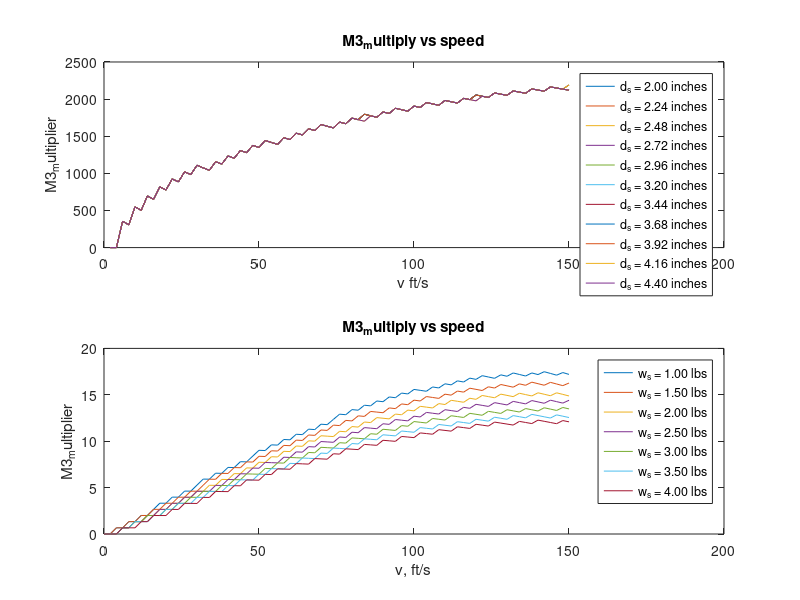

The MATLAB source for this figure:
%% Task 005.A
clear all; clc;

%--------------------------------- Inputs
%---Assumptions
T = 10; % lbs
L = 10;  % lbs
plane_weight = 6;
Mp = 6;
Cd_sensor = 0.04; % unitless
Cd_plane = 0.027; % unitless
A_wing = 5; % ft^2

track_length = 3000; % ft
flight_time = 10*60; % seconds
rho = 0.002377; % slug/ft^3
rho_sensor = 1.05675; % slug/ft^3 --> Selected PC plastic 34 lb/ft^3

%---Governing constants
g_acceleration = 32.17405; %ft/s^2
M3_maxscore = 3;
length_to_diameter = 4;

%------------------ Equations
sensor_diameter = [1/12:0.5/12:85/12]; % ft
sensor_length = length_to_diameter * sensor_diameter;   % ft
num_laps = floor(linspace(1,20,length(sensor_diameter))); % unitless
A_sensor = pi/4 * sensor_diameter.^2; % ft^2
vel_range = track_length .* num_laps / flight_time; % ft/s

Vol_sensorhead = (2/3) * pi * (sensor_diameter./2).^3; % ft^3
Vol_sensorbody = pi * (sensor_diameter./2).^2;  % ft^3
sensor_weight = rho_sensor * (Vol_sensorhead + Vol_sensorbody) * g_acceleration; % lb

D_sensor = zeros(length(sensor_diameter), length(sensor_diameter));
D_plane = zeros(length(sensor_diameter), length(sensor_diameter));
Thrust = zeros(length(sensor_diameter), length(sensor_diameter));

for i=1:length(sensor_diameter)
    for j = 1:length(sensor_diameter)
        
        D_sensor(i,j) = 0.5 * Cd_sensor * pi / 4 * sensor_diameter(1,i)^2 * rho * (vel_range(1,j))^2;
        D_plane(i,j) = 0.5 * Cd_plane * A_wing * rho * (vel_range(1,j))^2;
        Thrust(i,j) = D_plane(i,j) + D_sensor(i,j);
    end
%     M3_our_range(1,i) =  num_laps(1,i) * sensor_length(1,i) * sensor_weight(1,i);
end

%-------Velocity as function of sensor length
X = 0.5 * Cd_plane * A_wing * rho;
Y = (pi/8) * Cd_sensor * rho;
A = flight_time / track_length; % s*laps/ft
for i=1:length(sensor_length)
    max_velocity(1,i)  = sqrt(16*T /(16*X + Y*sensor_length(1,i)^2 ));
    max_laps(1,i) = A * sqrt(16*T /(16*X + Y*sensor_length(1,i)^2 ));
    max_laps_int(1,i) = floor(A * sqrt(16*T /(16*X + Y*sensor_length(1,i)^2 )));
end


Ms = 2.5;                   %weight of the sensor
d  = 2/12;                  %diameter of the sensor
var_span = [-1.5:0.5:1.5];  %span for sensor weight
var_span2 = [0:0.02:0.2];   %span for sensor diameter
vel = [0:2:150];            %velocity
T = 10;                     %thrust in lb
llap = 3000;                %3000ft / lap
FT = 600;                   %flight time  =  10min
for i=1:length(var_span2)
    for j=1:length(vel)
       diameter_calc = sqrt(3*(T - Mp - Ms)/(Y * vel(1, j)) - X/Y);
       num_laps_calc = floor(1/(llap * (Mp + Ms)) * (T * vel(1, j) * FT - (X + Y * (d + var_span2(1, i))^2)/3 * vel(1, j)^3 * FT));
       M3_multi(i,j) =  Ms * diameter_calc * num_laps_calc;
    end
end

for i=1:length(var_span)
    for j=1:length(vel)
        sensor_weight_calc = T - Mp - (X + Y*d^2)/3 * vel(1, j)^2;
        num_laps_calc = floor(1/(llap * (Mp + (Ms + var_span(1, i)))) * (T * vel(1, j) * FT - (X + Y * d^2)/3 * vel(1, j)^3 * FT));
        M3_multi_sec(i,j) =  sensor_weight_calc * d * num_laps_calc;
    end
end


subplot(2,1,1);
for i = 1:length(var_span2)
    plot(vel, M3_multi(i, :), 'DisplayName', sprintf('d_s = %.2f inches',(d + var_span2(1, i)) * 12));
    hold on;
end
hold off;
legend('show');
title('M3_multiply vs speed');
xlabel('v ft/s');
ylabel('M3_multiplier');


subplot(2,1,2);
for i = 1:length(var_span)
    plot(vel, M3_multi_sec(i, :), 'DisplayName', sprintf('w_s = %.2f lbs', Ms + var_span(1, i)));
    hold on;
end
hold off;
legend('show');
title('M3_multiply vs speed');
xlabel('v, ft/s');
ylabel('M3_multiplier');


% subplot(3,2,1);
% plot(12*sensor_length/4, max_velocity);
% title('Velocity vs sensor length');
% xlabel('sensor diameter, in');
% ylabel('Velocity, ft/s');
% xlim([0 10]);
% 
% subplot(3,2,2);
% plot(12*sensor_length/4, max_laps);
% title('# of laps vs sensor length');
% xlabel('sensor diameter, in');
% ylabel('# of Laps');
% xlim([0 10]);
% 
% subplot(3,2,3);
% plot(12*sensor_length/4, max_laps_int);
% title('# of whole laps vs sensor length');
% xlabel('sensor diameter, in');
% ylabel('# of Whole Laps');
% xlim([0 10]);
% 
% 
% subplot(3,2,4);
% plot(12*sensor_diameter,Thrust(169,:));
% title('Thrust vs sensor length');
% xlabel('sensor diameter, in');
% ylabel('Thrust, lb');
% xlim([0 10]);
% 
% subplot(3,2,5);
% plot(12*sensor_diameter,sensor_weight+plane_weight);
% title('Plane weight vs sensor length');
% xlabel('sensor diameter, in');
% ylabel('Plane Weight, lb');
% ylim([0 15]);
% 
% for i=1:13
%     
%     M3_score_numerator(1,i) = sensor_length(1,i) * sensor_weight(1,i) * max_laps(1,i);
% end
% 
% M3_best_denominator = max(M3_score_numerator);
% M3_score = 2 + M3_score_numerator ./ M3_best_denominator; 

% subplot(3,2,5);
% plot(M3_score);
% title('M3 Score feasible range');
% ylabel('M3 Score, pts');



